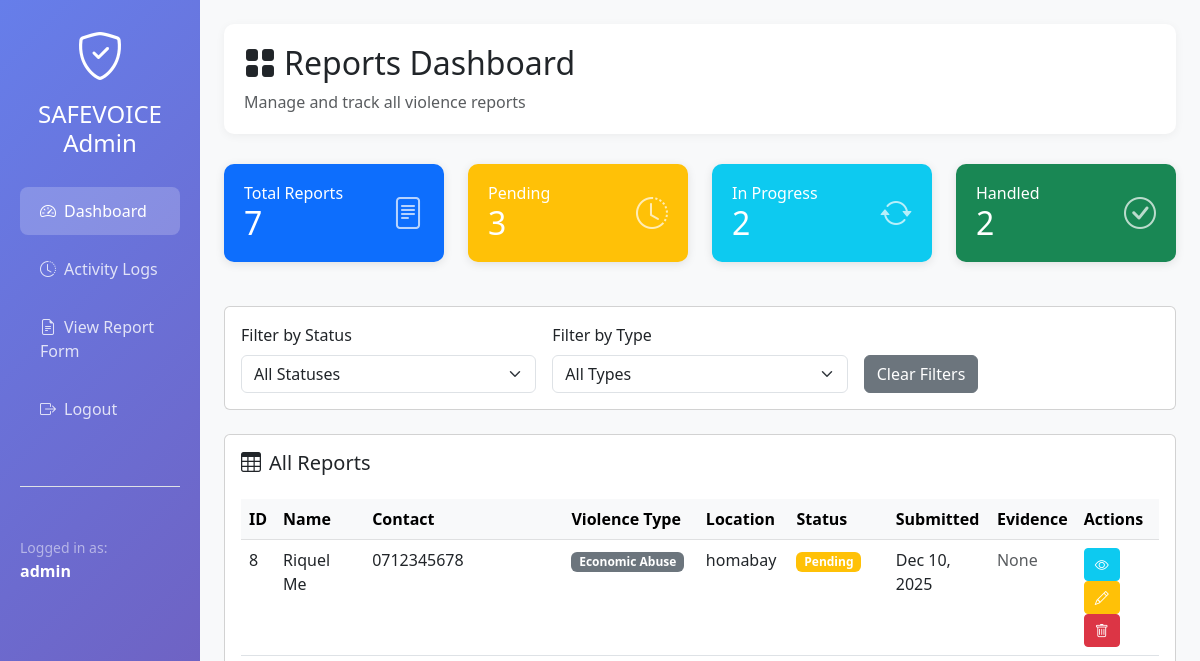
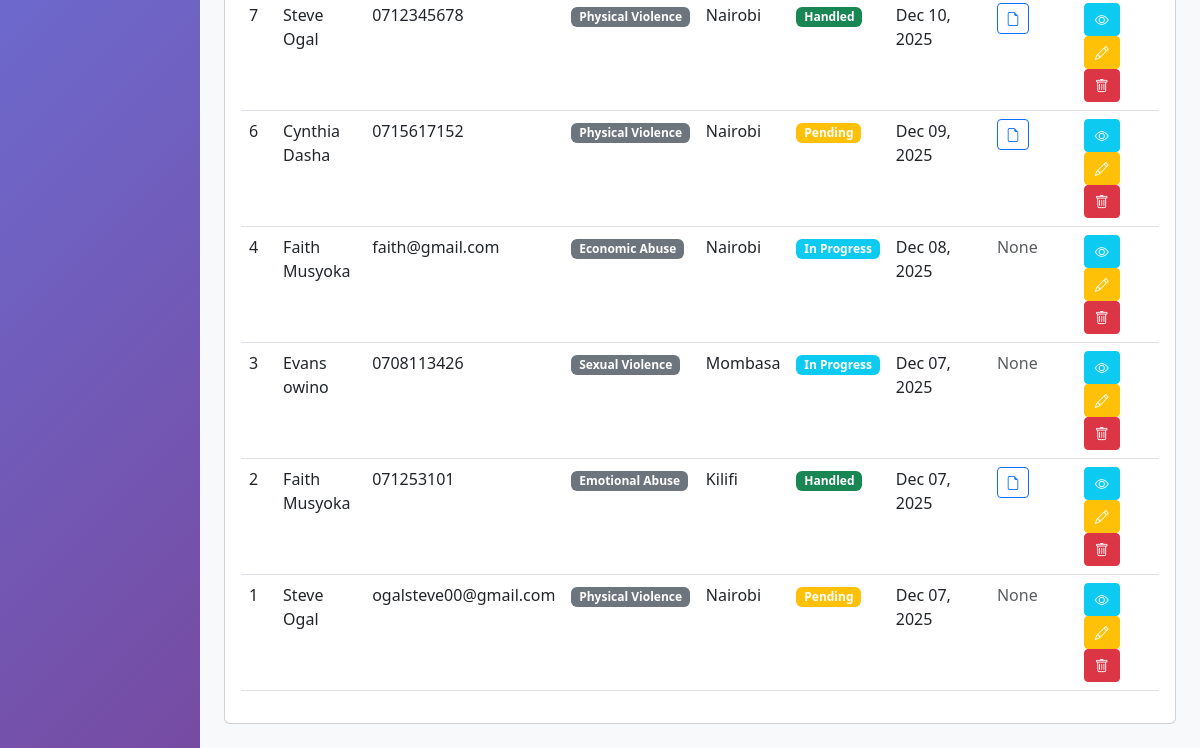
Before: /admin-dashboard/ (signed in) with the older database file (2 pictures, top to bottom).
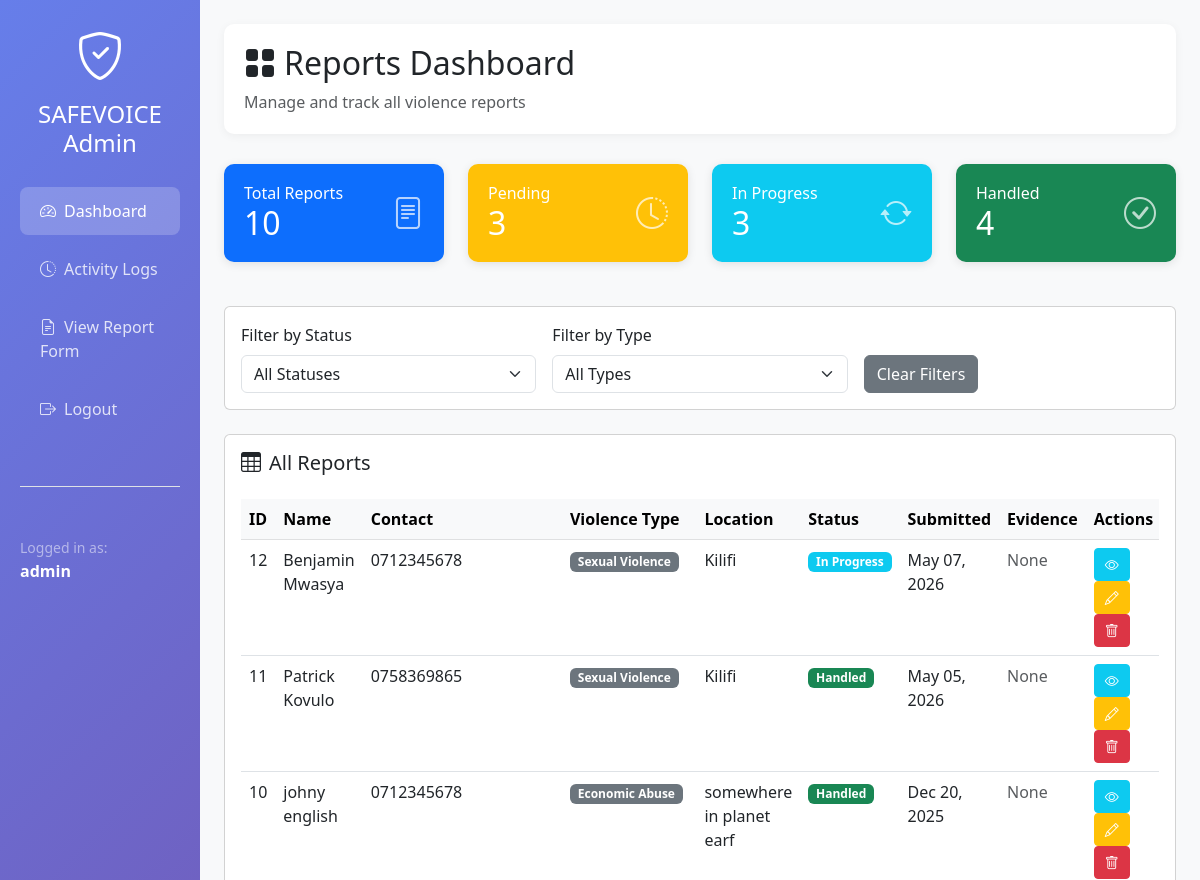
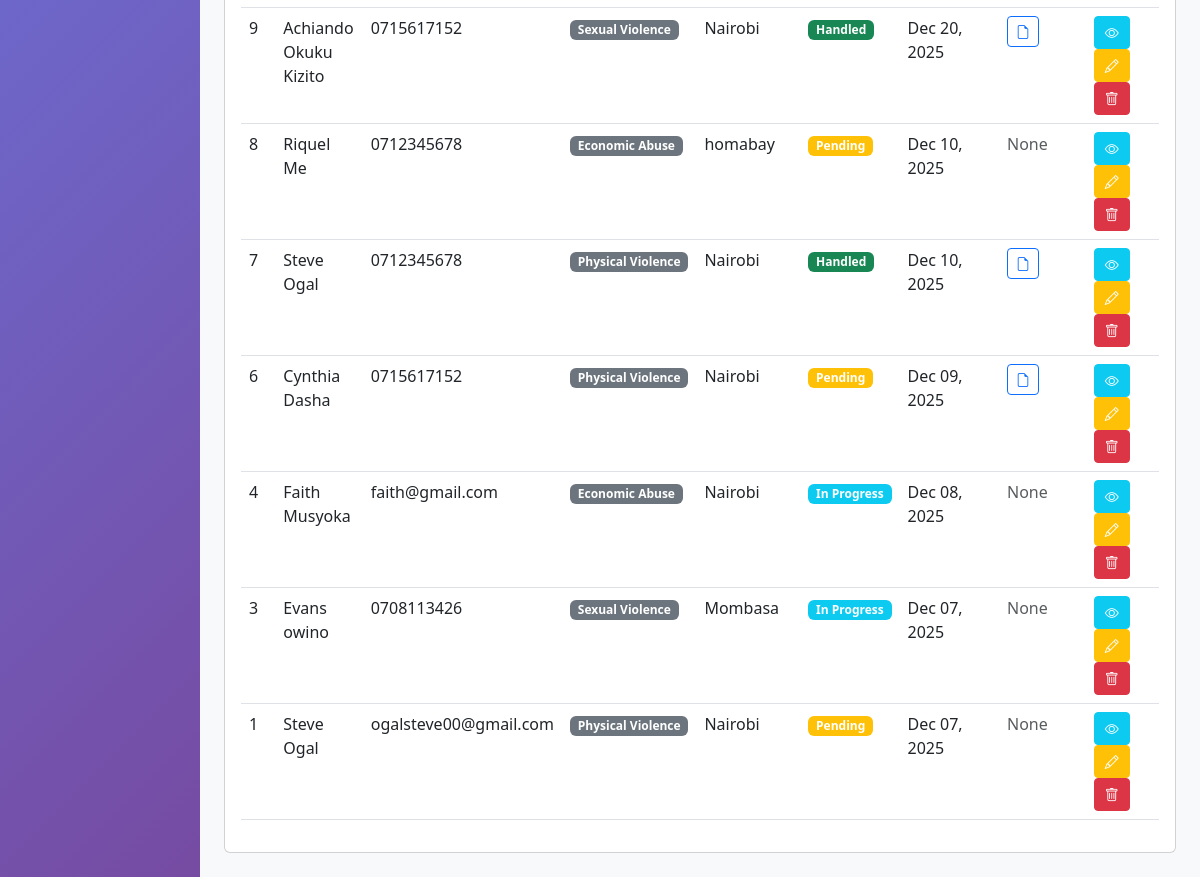
After: the same page with the newer database file (2 pictures, top to bottom).
### reports/models.py (models this page shows, shortened)
class ViolenceReport(models.Model):
    VIOLENCE_TYPES = [
        ('physical', 'Physical Violence'),
        ('sexual', 'Sexual Violence'),
        ('emotional', 'Emotional Abuse'),
        ('economic', 'Economic Abuse'),
        ('other', 'Other'),
    ]
    STATUS_CHOICES = [
        ('pending', 'Pending'),
        ('in_progress', 'In Progress'),
        ('handled', 'Handled'),
    ]
    LOCATION_CHOICES = [
        ('mombasa', 'Mombasa'),
        ('kwale', 'Kwale'),
        ('kilifi', 'Kilifi'),
        ('tana_river', 'Tana River'),
        ('lamu', 'Lamu'),
        ('taita_taveta', 'Taita Taveta'),
        ('garissa', 'Garissa'),
        ('wajir', 'Wajir'),
        ('mandera', 'Mandera'),
        ('marsabit', 'Marsabit'),
        ('isiolo', 'Isiolo'),
        ('meru', 'Meru'),
        ('tharaka_nithi', 'Tharaka Nithi'),
        ('embu', 'Embu'),
        ('kitui', 'Kitui'),
        ('machakos', 'Machakos'),
        ('makueni', 'Makueni'),
        ('nyandarua', 'Nyandarua'),
        ('nyeri', 'Nyeri'),
        ('kirinyaga', 'Kirinyaga'),
        ('muranga', "Murang'a"),
        ('kiambu', 'Kiambu'),
        ('turkana', 'Turkana'),
        ('west_pokot', 'West Pokot'),
        ('samburu', 'Samburu'),
        ('trans_nzoia', 'Trans Nzoia'),
        ('uasin_gishu', 'Uasin Gishu'),
        ('elgeyo_marakwet', 'Elgeyo Marakwet'),
        ('nandi', 'Nandi'),
        ('baringo', 'Baringo'),
        ('laikipia', 'Laikipia'),
        ('nakuru', 'Nakuru'),
        ('narok', 'Narok'),
        ('kajiado', 'Kajiado'),
        ('kericho', 'Kericho'),
        ('bomet', 'Bomet'),
        ('kakamega', 'Kakamega'),
        ('vihiga', 'Vihiga'),
        ('bungoma', 'Bungoma'),
        ('busia', 'Busia'),
        ('siaya', 'Siaya'),
        ('kisumu', 'Kisumu'),
        ('homa_bay', 'Homa Bay'),
        ('migori', 'Migori'),
        ('kisii', 'Kisii'),
        ('nyamira', 'Nyamira'),
        ('nairobi', 'Nairobi'),
    ]
    name = models.CharField(max_length=200)
    contact = models.CharField(max_length=100)
    violence_type = models.CharField(max_length=20, choices=VIOLENCE_TYPES)
    description = models.TextField()
    location = models.CharField(max_length=50, choices=LOCATION_CHOICES)
    evidence_file = models.FileField(upload_to='evidence/', blank=True, null=True)
    status = models.CharField(max_length=20, choices=STATUS_CHOICES, default='pending')
    submitted_at = models.DateTimeField(default=timezone.now)
    class Meta:
        ordering = ['-submitted_at']
        verbose_name = 'Violence Report'
        verbose_name_plural = 'Violence Reports'

### reports/views.py (the view)
# urls.py: path('admin-dashboard/', views.admin_dashboard, name='admin_dashboard'),
@login_required(login_url='admin_login')
def admin_dashboard(request):
    if not request.user.is_staff:
        return redirect('admin_login')
    reports = ViolenceReport.objects.all()
    status_filter = request.GET.get('status')
    if status_filter:
        reports = reports.filter(status=status_filter)
    type_filter = request.GET.get('type')
    if type_filter:
        reports = reports.filter(violence_type=type_filter)
    context = {
        'reports': reports,
        'total_reports': ViolenceReport.objects.count(),
        'pending_count': ViolenceReport.objects.filter(status='pending').count(),
        'in_progress_count': ViolenceReport.objects.filter(status='in_progress').count(),
        'handled_count': ViolenceReport.objects.filter(status='handled').count(),
    }
    return render(request, 'reports/admin_dashboard.html', context)

### templates/reports/admin_dashboard.html (shortened to what this page needs)
<!DOCTYPE html>
<html lang="en">
<head>
    <link href="https://cdn.jsdelivr.net/npm/bootstrap@5.3.0/dist/css/bootstrap.min.css" rel="stylesheet">
    <link rel="stylesheet" href="https://cdn.jsdelivr.net/npm/bootstrap-icons@1.10.0/font/bootstrap-icons.css">
</head>
<body>
    <div class="container-fluid">
        <div class="row">
            <div class="col-md-3 col-lg-2 sidebar">
                <div class="text-center mb-4">
                    <i class="bi bi-shield-check" style="font-size: 3rem;"></i>
                    <h4 class="mt-2">SAFEVOICE Admin</h4>
                </div>
                <nav class="nav flex-column">
                    <a class="nav-link active" href="{% url 'admin_dashboard' %}">
                        <i class="bi bi-speedometer2 me-2"></i>Dashboard
                    </a>
                    <a class="nav-link" href="{% url 'admin_logs' %}">
                        <i class="bi bi-clock-history me-2"></i>Activity Logs
                    </a>
                    <a class="nav-link" href="{% url 'report_violence' %}" target="_blank">
                        <i class="bi bi-file-earmark-text me-2"></i>View Report Form
                    </a>
                    <a class="nav-link" href="{% url 'admin_logout' %}">
                        <i class="bi bi-box-arrow-right me-2"></i>Logout
                    </a>
                </nav>
                <div class="mt-5 pt-5 border-top">
                    <small class="text-white-50">Logged in as:</small>
                    <p class="mb-0"><strong>{{ user.username }}</strong></p>
                </div>
            </div>
            <div class="col-md-9 col-lg-10 p-4">
                <div class="dashboard-header">
                    <h2><i class="bi bi-grid-fill me-2"></i>Reports Dashboard</h2>
                    <p class="text-muted mb-0">Manage and track all violence reports</p>
                </div>
                <div class="row mb-4">
                    <div class="col-md-3">
                        <div class="stat-card bg-primary text-white">
                            <div class="d-flex justify-content-between align-items-center">
                                <div>
                                    <h6 class="mb-0">Total Reports</h6>
                                    <h2 class="mb-0">{{ total_reports }}</h2>
                                </div>
                                <i class="bi bi-file-text stat-icon"></i>
                            </div>
                        </div>
                    </div>
                    <div class="col-md-3">
                        <div class="stat-card bg-warning text-white">
                            <div class="d-flex justify-content-between align-items-center">
                                <div>
                                    <h6 class="mb-0">Pending</h6>
                                    <h2 class="mb-0">{{ pending_count }}</h2>
                                </div>
                                <i class="bi bi-clock-history stat-icon"></i>
                            </div>
                        </div>
                    </div>
                    <div class="col-md-3">
                        <div class="stat-card bg-info text-white">
                            <div class="d-flex justify-content-between align-items-center">
                                <div>
                                    <h6 class="mb-0">In Progress</h6>
                                    <h2 class="mb-0">{{ in_progress_count }}</h2>
                                </div>
                                <i class="bi bi-arrow-repeat stat-icon"></i>
                            </div>
                        </div>
                    </div>
                    <div class="col-md-3">
                        <div class="stat-card bg-success text-white">
                            <div class="d-flex justify-content-between align-items-center">
                                <div>
                                    <h6 class="mb-0">Handled</h6>
                                    <h2 class="mb-0">{{ handled_count }}</h2>
                                </div>
                                <i class="bi bi-check-circle stat-icon"></i>
                            </div>
                        </div>
                    </div>
                </div>
                <div class="card mb-4">
                    <div class="card-body">
                        <form method="get" class="row g-3">
                            <div class="col-md-4">
                                <label class="form-label">Filter by Status</label>
                                <select name="status" class="form-select" onchange="this.form.submit()">
                                    <option value="">All Statuses</option>
                                </select>
                            </div>
                            <div class="col-md-4">
                                <label class="form-label">Filter by Type</label>
                                <select name="type" class="form-select" onchange="this.form.submit()">
                                    <option value="">All Types</option>
                                </select>
                            </div>
                            <div class="col-md-4 d-flex align-items-end">
                                <a href="{% url 'admin_dashboard' %}" class="btn btn-secondary">Clear Filters</a>
                            </div>
                        </form>
                    </div>
                </div>
                <div class="card">
                    <div class="card-body">
                        <h5 class="card-title mb-4">
                            <i class="bi bi-table me-2"></i>All Reports
                        </h5>
                        <div class="table-responsive">
                            <table class="table table-hover">
                                <thead class="table-light">
                                    <tr>
                                        <th>ID</th>
                                        <th>Name</th>
                                        <th>Contact</th>
                                        <th>Violence Type</th>
                                        <th>Location</th>
                                        <th>Status</th>
                                        <th>Submitted</th>
                                        <th>Evidence</th>
                                        <th>Actions</th>
                                    </tr>
                                </thead>
                                <tbody>
                                    {% for report in reports %}
                                    <tr>
                                        <td>{{ report.id }}</td>
                                        <td>{{ report.name }}</td>
                                        <td>{{ report.contact }}</td>
                                        <td>
                                            <span class="badge bg-secondary">{{ report.get_violence_type_display }}</span>
                                        </td>
                                        <td>{{ report.location|truncatewords:5 }}</td>
                                        <td>
                                            {% if report.status == 'pending' %}
                                                <span class="badge badge-pending">Pending</span>
                                            {% elif report.status == 'in_progress' %}
                                                <span class="badge badge-in-progress">In Progress</span>
                                            {% else %}
                                                <span class="badge badge-handled">Handled</span>
                                            {% endif %}
                                        </td>
                                        <td>{{ report.submitted_at|date:"M d, Y" }}</td>
                                        <td>
                                            {% if report.evidence_file %}
                                                <a href="{{ report.evidence_file.url }}" target="_blank" class="btn btn-sm btn-outline-primary">
                                                    <i class="bi bi-file-earmark"></i>
                                                </a>
                                            {% else %}
                                                <span class="text-muted">None</span>
                                            {% endif %}
                                        </td>
                                        <td class="table-actions">
                                            <button type="button" class="btn btn-sm btn-info text-white" data-bs-toggle="modal" data-bs-target="#viewModal{{ report.id }}">
                                                <i class="bi bi-eye"></i>
                                            </button>
                                            <a href="{% url 'edit_report' report.id %}" class="btn btn-sm btn-warning text-white">
                                                <i class="bi bi-pencil"></i>
                                            </a>
                                            <a href="{% url 'delete_report' report.id %}" class="btn btn-sm btn-danger">
                                                <i class="bi bi-trash"></i>
                                            </a>
                                        </td>
                                    </tr>
                                    {% endfor %}
                                </tbody>
                            </table>
                        </div>
                    </div>
                </div>
            </div>
        </div>
    </div>
</body>
</html>

### templates/reports/admin_dashboard.html (style rules this page uses)
body { background-color: #f8f9fa; }
.sidebar { min-height: 100vh; background: linear-gradient(135deg, #667eea 0%, #764ba2 100%); color: white; padding: 20px; }
.sidebar .nav-link { color: rgba(255,255,255,0.8); padding: 12px 20px; margin: 5px 0; border-radius: 8px; transition: all 0.3s; }
.sidebar .nav-link:hover, .sidebar .nav-link.active { background-color: rgba(255,255,255,0.2); color: white; }
.stat-card { border-radius: 10px; padding: 20px; margin-bottom: 20px; border: none; box-shadow: 0 2px 10px rgba(0,0,0,0.1); }
.stat-card .stat-icon { font-size: 2rem; opacity: 0.7; }
.badge-pending { background-color: #ffc107; }
.badge-in-progress { background-color: #0dcaf0; }
.badge-handled { background-color: #198754; }
.table-actions .btn { padding: 5px 10px; font-size: 0.875rem; }
.dashboard-header { background: white; padding: 20px; border-radius: 10px; margin-bottom: 30px; box-shadow: 0 2px 10px rgba(0,0,0,0.05); }

Changed rows visible on the page:
removed ViolenceReport: id "2", name "Faith Musyoka", contact "071253101", violence_type "Emotional Abuse", location "Kilifi", status "Handled", submitted_at "Dec 07, 2025"
added ViolenceReport: id "12", name "Benjamin Mwasya", contact "0712345678", violence_type "Sexual Violence", location "Kilifi", status "In Progress", submitted_at "May 07, 2026", evidence_file "None"
added ViolenceReport: id "11", name "Patrick Kovulo", contact "0758369865", violence_type "Sexual Violence", location "Kilifi", status "Handled", submitted_at "May 05, 2026", evidence_file "None"
added ViolenceReport: id "10", name "johny english", contact "0712345678", violence_type "Economic Abuse", location "somewhere in planet earf", status "Handled", submitted_at "Dec 20, 2025", evidence_file "None"
added ViolenceReport: id "9", name "Achiando Okuku Kizito", contact "0715617152", violence_type "Sexual Violence", location "Nairobi", status "Handled", submitted_at "Dec 20, 2025"
Other visible differences:
{{ total_reports }}: "7" → "10"
{{ in_progress_count }}: "2" → "3"
{{ handled_count }}: "2" → "4"
